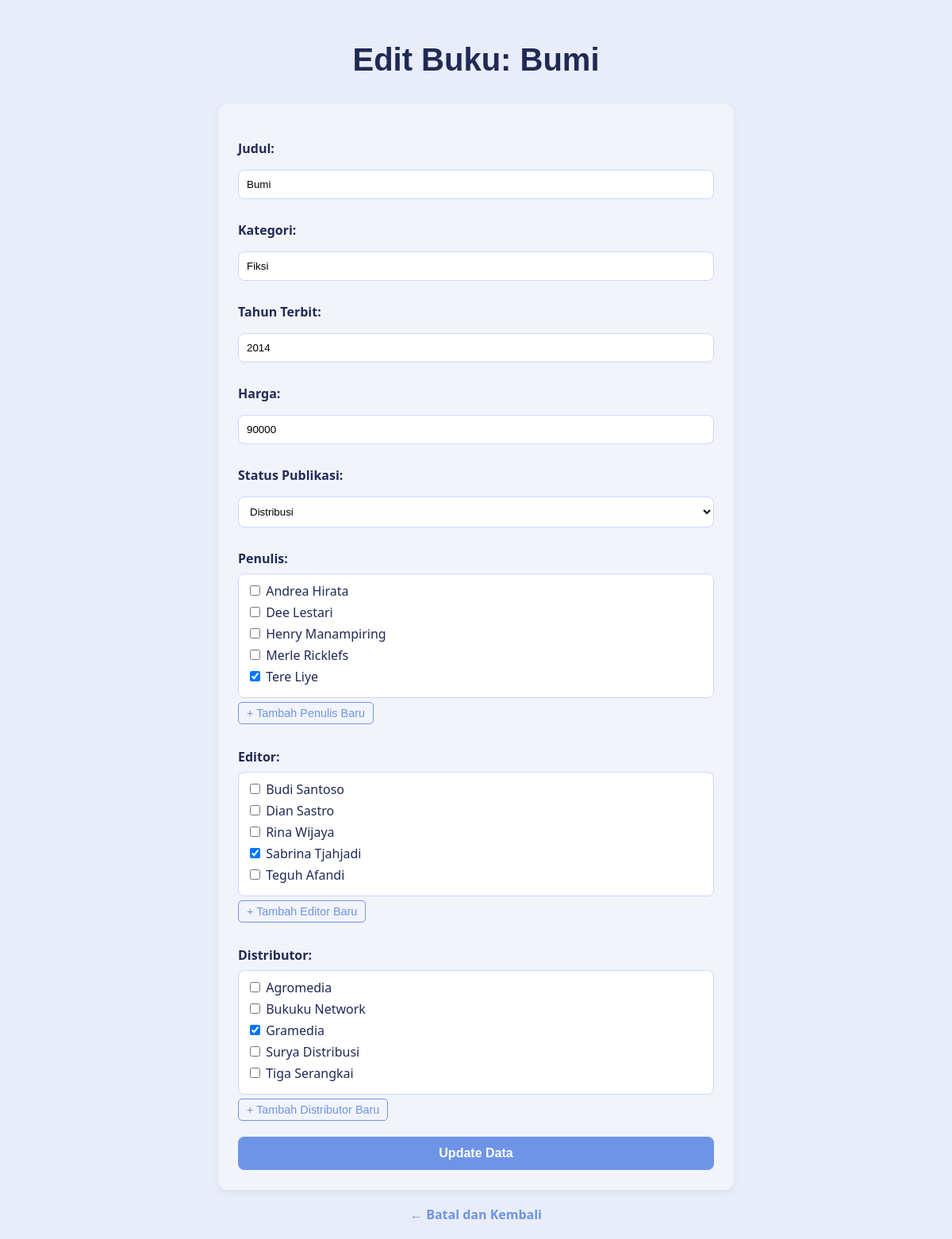
Screenshot of /DB_PenerbitanBuku/edit.php?ISBN=978-602-032-783-2 with the database file from the repository.
### tables this page shows
CREATE TABLE BUKU (
    ISBN VARCHAR(50) NOT NULL,
    Judul VARCHAR(225),
    Kategori VARCHAR(20),
    TahunTerbit INT,
    Harga NUMERIC,
    StatusPublikasi VARCHAR(15),
    PRIMARY KEY (ISBN)
);

CREATE TABLE PENULIS (
    ID_Penulis INT NOT NULL AUTO_INCREMENT,
    NamaPenulis VARCHAR(50) UNIQUE,
    AlamatPenulis VARCHAR(100),
    EmailPenulis VARCHAR(50),
    PRIMARY KEY (ID_Penulis)
);

CREATE TABLE EDITOR (
    ID_Editor INT NOT NULL AUTO_INCREMENT,
    NamaEditor VARCHAR(50) UNIQUE,
    Divisi VARCHAR(20),
    PRIMARY KEY (ID_Editor)
);

CREATE TABLE DISTRIBUTOR (
    ID_Distributor INT NOT NULL AUTO_INCREMENT,
    NamaDistributor VARCHAR(50) UNIQUE,
    TahunBerdiri INT,
    PRIMARY KEY (ID_Distributor)
);

### DB_PenerbitanBuku/edit.php (the view, shortened to what this page needs)
<?php
include 'koneksi.php';
$isbn = $_GET['ISBN'] ?? '';
$stmt_buku = $conn->prepare("SELECT * FROM BUKU WHERE ISBN = ?");
$stmt_buku->bind_param("s", $isbn);
$stmt_buku->execute();
$result_buku = $stmt_buku->get_result();
$buku = $result_buku->fetch_assoc();
$penulis_list = $conn->query("SELECT ID_Penulis, NamaPenulis FROM PENULIS ORDER BY NamaPenulis");
$editor_list = $conn->query("SELECT ID_Editor, NamaEditor FROM EDITOR ORDER BY NamaEditor");
$distributor_list = $conn->query("SELECT ID_Distributor, NamaDistributor FROM DISTRIBUTOR ORDER BY NamaDistributor");
function get_related_ids($conn, $table, $id_column, $isbn) {
    $ids = [];
    $stmt = $conn->prepare("SELECT $id_column FROM $table WHERE ISBN = ?");
    $stmt->bind_param("s", $isbn);
    $stmt->execute();
    $result = $stmt->get_result();
    while ($row = $result->fetch_assoc()) {
        $ids[] = $row[$id_column];
    }
    return $ids;
}
$selected_penulis = get_related_ids($conn, 'KONTRIBUSI_PENULIS', 'ID_Penulis', $isbn);
$selected_editor = get_related_ids($conn, 'KONTRIBUSI_EDITOR', 'ID_Editor', $isbn);
$selected_distributor = get_related_ids($conn, 'KERJA_SAMA_DISTRIBUSI', 'ID_Distributor', $isbn);
?>
<!DOCTYPE html>
<html>
<head>
</head>
<body>
    <h2>Edit Buku: <?= htmlspecialchars($buku['Judul']) ?></h2>
    <form method="post">
        <b>Judul:</b> <input type="text" name="Judul" value="<?= htmlspecialchars($buku['Judul']) ?>" required><br>
        <b>Kategori:</b> <input type="text" name="Kategori" value="<?= htmlspecialchars($buku['Kategori']) ?>"><br>
        <b>Tahun Terbit:</b> <input type="number" name="TahunTerbit" value="<?= $buku['TahunTerbit'] ?>" min="0"><br>
        <b>Harga:</b> <input type="number" name="Harga" step="0.01" value="<?= $buku['Harga'] ?>" min="0"><br>
        <b>Status Publikasi:</b>
        <select name="StatusPublikasi" required>
            <option value="Distribusi" <?= $buku['StatusPublikasi'] == 'Distribusi' ? 'selected' : '' ?>>Distribusi</option>
        </select><br>
        <b>Penulis:</b>
        <div class="checkbox-group">
            <?php while($p = $penulis_list->fetch_assoc()): ?>
                <label><input type="checkbox" name="id_penulis[]" value="<?= $p['ID_Penulis'] ?>" <?= in_array($p['ID_Penulis'], $selected_penulis) ? 'checked' : '' ?>> <?= htmlspecialchars($p['NamaPenulis']) ?></label>
            <?php endwhile; ?>
        </div>
        <button type="button" class="toggle-new-btn">+ Tambah Penulis Baru</button>
        <b>Editor:</b>
        <div class="checkbox-group">
            <?php while($e = $editor_list->fetch_assoc()): ?>
                <label><input type="checkbox" name="id_editor[]" value="<?= $e['ID_Editor'] ?>" <?= in_array($e['ID_Editor'], $selected_editor) ? 'checked' : '' ?>> <?= htmlspecialchars($e['NamaEditor']) ?></label>
            <?php endwhile; ?>
        </div>
        <button type="button" class="toggle-new-btn">+ Tambah Editor Baru</button>
        <b>Distributor:</b>
        <div class="checkbox-group">
            <?php while($d = $distributor_list->fetch_assoc()): ?>
                <label><input type="checkbox" name="id_distributor[]" value="<?= $d['ID_Distributor'] ?>" <?= in_array($d['ID_Distributor'], $selected_distributor) ? 'checked' : '' ?>> <?= htmlspecialchars($d['NamaDistributor']) ?></label>
            <?php endwhile; ?>
        </div>
        <button type="button" class="toggle-new-btn">+ Tambah Distributor Baru</button>
        <button type="submit">Update Data</button>
    </form>
    <a href="index.php" class="back-link">← Batal dan Kembali</a>
</body>
</html>

### DB_PenerbitanBuku/edit.php (style rules this page uses)
body { background-color: #e8edf9; font-family: 'Segoe UI', Tahoma, Geneva, Verdana, sans-serif; color: rgb(31, 42, 85); margin: 0; padding: 20px; }
h2 { font-family: Tahoma, Geneva, sans-serif; font-size: 40px; text-align:center; }
form { background-color: rgba(245, 247, 252, 0.8); padding: 25px; border-radius: 12px; box-shadow: 0 4px 10px rgba(0, 0, 0, 0.05); max-width: 600px; margin: 20px auto; }
input[type="text"], input[type="number"], select { width: 100%; padding: 10px; margin: 8px 0; border: 1px solid #ccd8ff; border-radius: 8px; box-sizing: border-box; background-color: white; }
button[type="submit"] { background-color: #6e94e6; border: none; padding: 12px 20px; border-radius: 8px; color: white; font-weight: 600; cursor: pointer; transition: background-color 0.2s ease; width: 100%; font-size: 16px; margin-top: 10px; }
.back-link { display: block; text-align:center; margin-top: 15px; color: #6e94e6; text-decoration: none; font-weight: 600; }
.checkbox-group { border: 1px solid #ccd8ff; border-radius: 8px; padding: 10px; background-color: #fff; max-height: 150px; overflow-y: auto; margin-bottom: 5px; }
.checkbox-group label { display: block; margin-bottom: 5px; cursor: pointer; }
b { display: block; margin-top: 20px; margin-bottom: 8px; }
.toggle-new-btn { background: none; border: 1px solid #6e94e6; color: #6e94e6; padding: 5px 10px; border-radius: 5px; cursor: pointer; font-size: 0.9em; margin-bottom: 10px; }

### rows the page displays
buku: Judul "Bumi", Kategori "Fiksi", TahunTerbit "2014", Harga "90000", StatusPublikasi "Distribusi"
penulis: NamaPenulis "Andrea Hirata"
penulis: NamaPenulis "Dee Lestari"
penulis: NamaPenulis "Henry Manampiring"
penulis: NamaPenulis "Merle Ricklefs"
penulis: ID_Penulis "☑", NamaPenulis "Tere Liye"
editor: NamaEditor "Budi Santoso"
editor: NamaEditor "Dian Sastro"
editor: NamaEditor "Rina Wijaya"
editor: ID_Editor "☑", NamaEditor "Sabrina Tjahjadi"
editor: NamaEditor "Teguh Afandi"
distributor: NamaDistributor "Agromedia"
distributor: NamaDistributor "Bukuku Network"
distributor: ID_Distributor "☑", NamaDistributor "Gramedia"
distributor: NamaDistributor "Surya Distribusi"
distributor: NamaDistributor "Tiga Serangkai"
